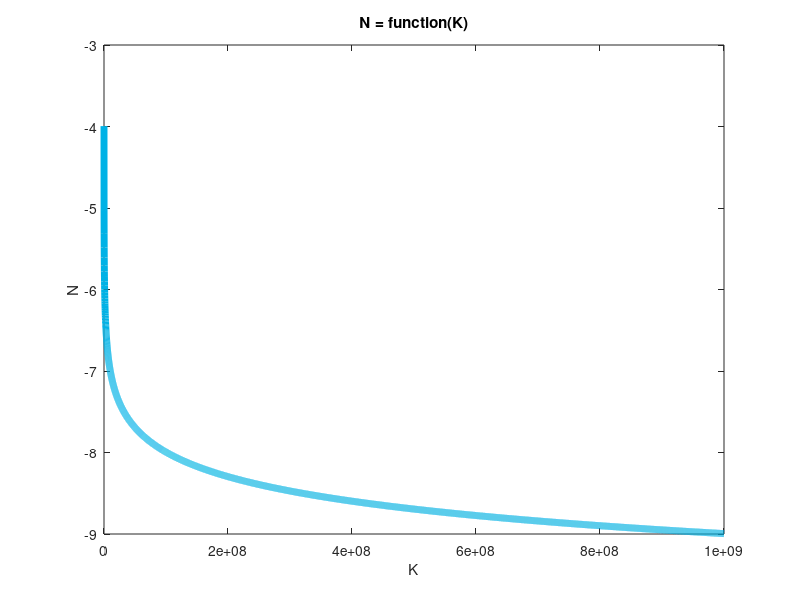

The MATLAB script that drew this image:
c = 0.001;
  
p = 1;
 
K = linspace (10^4, 10^9, 10000); % carrying capacity 
r = 0.1; % growth rate 
for i = 1:numel(K)
N(i)= log10(r) - log10(r - c*p - c*r*p) - log10(K(i)); 
S=sprintf('z[%d]= %d\n', i, N(i));
disp(S);
end  


%for s = 1:250
%    for t = 1:250
        %if n(s, t) > 0
%            z(s, t) = n(s, t);
        %elseif n(s, t) <0 
        %    z(s, t) = -10;
        %else
        %    fprintf('error');
        %end
%    end
%end    



%z = log(r)-log(K)-log(r- m - r .* m);
%z = sym(z); 
%z(91, 100) = r / K * (r - m(91, 100) - r * m(91, 100));
%z(100, 91) = r / K * (r - m(91, 100) - r * m(91, 100));
%z(92, 99) = r / K * (r - m(92, 99) - r * m(92, 99));
%z(99, 92) = r / K * (r - m(92, 99) - r * m(92, 99));
plot(K, N, 'LineWidth',5, 'Color',[0,0.7,0.9]);
title('N = function(K)');
xlabel('K');
ylabel('N');
   
   